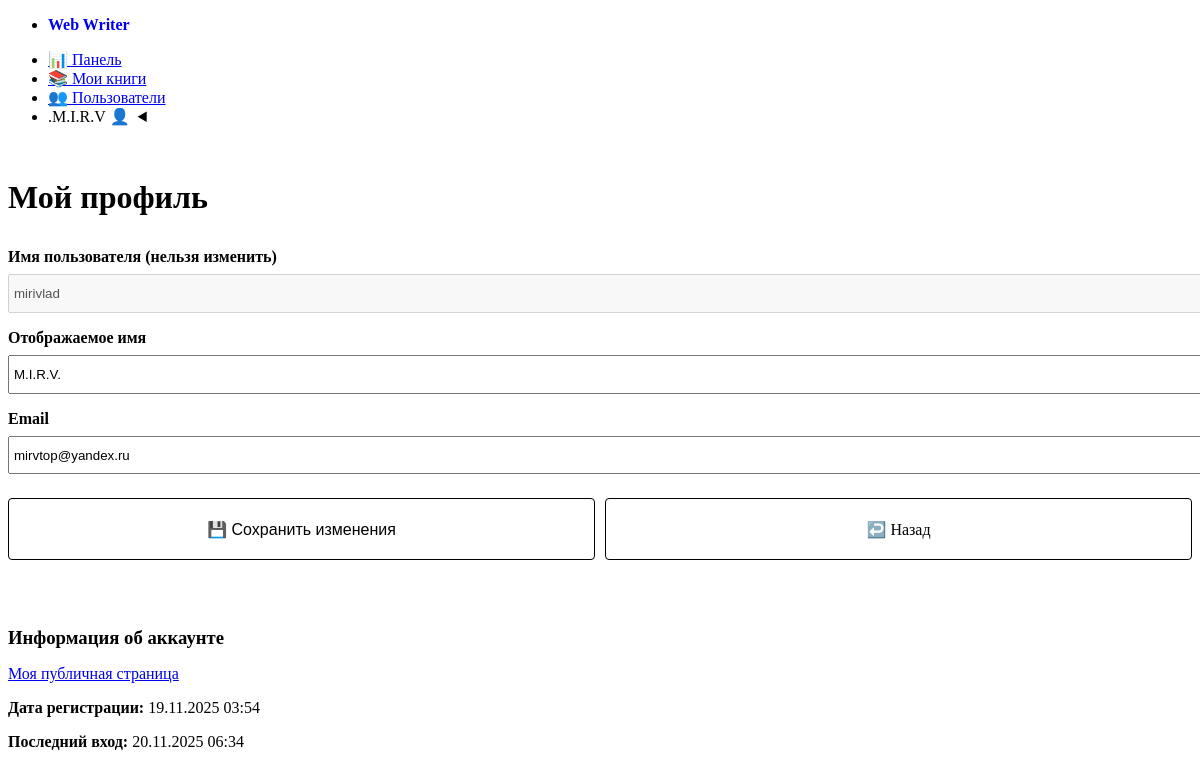
Before: /profile.php (signed in) with the older database file.
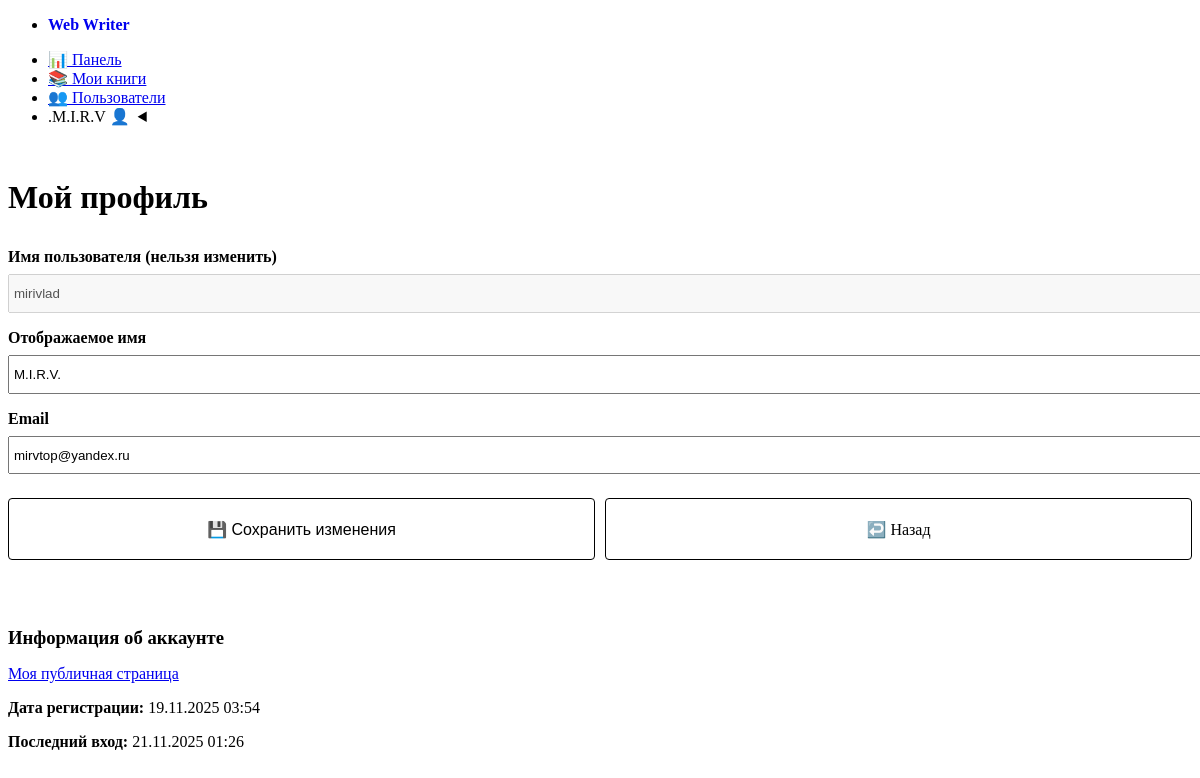
After: the same page with the newer database file.
### tables this page shows
CREATE TABLE `users` (
  `id` int(11) NOT NULL AUTO_INCREMENT,
  `username` varchar(255) NOT NULL,
  `display_name` varchar(255) DEFAULT NULL,
  `password_hash` varchar(255) NOT NULL,
  `email` varchar(255) DEFAULT NULL,
  `created_at` timestamp NOT NULL DEFAULT current_timestamp(),
  `last_login` timestamp NULL DEFAULT NULL,
  `is_active` tinyint(1) DEFAULT 0,
  PRIMARY KEY (`id`),
  UNIQUE KEY `username` (`username`)
);

### config/config.php (called while the page is built, shortened)
<?php
require_once __DIR__ . '/../includes/functions.php';
spl_autoload_register(function ($class_name) {
    $model_file = __DIR__ . '/../models/' . $class_name . '.php';
});
?>

### models/User.php (called while the page is built, shortened)
<?php
class User {
    private $pdo;
    public function __construct($pdo) {
        $this->pdo = $pdo;
    }
    public function findById($id) {
        $stmt = $this->pdo->prepare("SELECT * FROM users WHERE id = ?");
        $stmt->execute([$id]);
        return $stmt->fetch(PDO::FETCH_ASSOC);
    }
}
?>

### includes/functions.php (called while the page is built, shortened)
<?php
function e($string) {
    return htmlspecialchars($string, ENT_QUOTES, 'UTF-8');
}
?>

### profile.php (the view, shortened to what this page needs)
<?php
require_once 'config/config.php';
$user_id = $_SESSION['user_id'];
$userModel = new User($pdo);
$user = $userModel->findById($user_id);
include 'views/header.php';
?>
<h1>Мой профиль</h1>
<article>
    <form method="post">
        <div style="margin-bottom: 1rem;">
            <label for="username" style="display: block; margin-bottom: 0.5rem; font-weight: bold;">
                Имя пользователя (нельзя изменить)
            </label>
            <input type="text" id="username" value="<?= e($user['username']) ?>" disabled style="width: 100%;">
        </div>
        <div style="margin-bottom: 1rem;">
            <label for="display_name" style="display: block; margin-bottom: 0.5rem; font-weight: bold;">
                Отображаемое имя
            </label>
            <input type="text" id="display_name" name="display_name"
                   value="<?= e($user['display_name'] ?? $user['username']) ?>" style="width: 100%;">
        </div>
        <div style="margin-bottom: 1.5rem;">
            <label for="email" style="display: block; margin-bottom: 0.5rem; font-weight: bold;">
                Email
            </label>
            <input type="email" id="email" name="email" value="<?= e($user['email'] ?? '') ?>" style="width: 100%;">
        </div>
        <div class="profile-buttons">
            <button type="submit" class="profile-button primary">
                💾 Сохранить изменения
            </button>
            <a href="dashboard.php" class="profile-button secondary">
                ↩️ Назад
            </a>
        </div>
    </form>
</article>
<article>
    <h3>Информация об аккаунте</h3>
    <p><a href="author.php?id=<?= $_SESSION['user_id'] ?>" target="_blank">Моя публичная страница</a></p>
    <p><strong>Дата регистрации:</strong> <?= date('d.m.Y H:i', strtotime($user['created_at'])) ?></p>
    <?php if ($user['last_login']): ?>
        <p><strong>Последний вход:</strong> <?= date('d.m.Y H:i', strtotime($user['last_login'])) ?></p>
    <?php endif; ?>
</article>
<?php include 'views/footer.php'; ?>

Changed rows visible on the page:
changed users "mirivlad": last_login "20.11.2025 06:34" → "21.11.2025 01:26"
